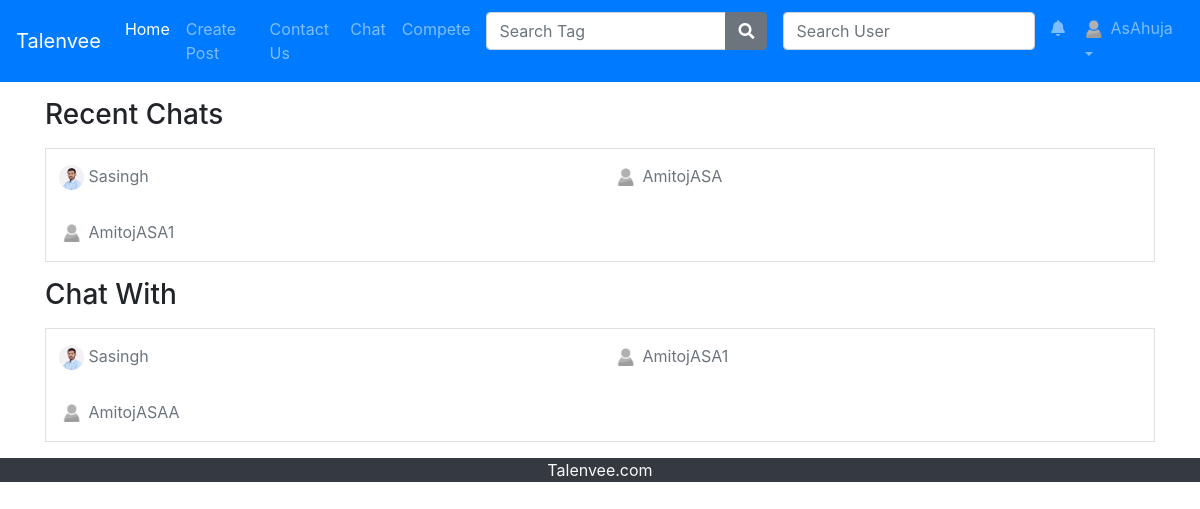
/chat.php (signed in), run on the app's committed database.
### tables this page shows
CREATE TABLE IF NOT EXISTS `userdetailstb` (
`id` int(11) NOT NULL,
  `username` varchar(500) NOT NULL,
  `firstName` varchar(100) NOT NULL,
  `lastName` varchar(100) NOT NULL,
  `emailAddress` varchar(100) NOT NULL,
  `contactNo1` varchar(15) NOT NULL,
  `country` varchar(10) NOT NULL DEFAULT 'India',
  `followers` varchar(10000) NOT NULL DEFAULT '[]',
  `following` varchar(10000) NOT NULL DEFAULT '[]',
  `posts` varchar(10000) NOT NULL DEFAULT '[]',
  `interests` varchar(10000) NOT NULL DEFAULT '[]',
  `profilepic` varchar(1000) NOT NULL DEFAULT 'no-image.jpg',
  `UserDesc` varchar(500) NOT NULL DEFAULT 'No Description'
);

CREATE TABLE IF NOT EXISTS `messages` (
`id` int(11) NOT NULL,
  `fromId` int(11) NOT NULL,
  `toId` int(11) NOT NULL,
  `message` varchar(10000) NOT NULL,
  `time` timestamp NOT NULL DEFAULT CURRENT_TIMESTAMP,
  `status` tinyint(1) NOT NULL DEFAULT '0'
);

### chatSys/chatWith.php (the view, shortened to what this page needs)
<link rel="stylesheet" href="includes/css/profile.css">
<link rel="stylesheet" href="includes/css/myprofile.css">
<?php
    $userId=$_SESSION['userid'];
    $que=mysqli_query($conn,"select * from userdetailstb where id='$userId'") or die(error_page());
    $ss=mysqli_fetch_assoc($que);
?>
<div class="container my-3 mx-auto">
    <h3>Recent Chats</h3>
    <div class="row mx-auto my-3 border">
        <?php
                $sqls=mysqli_query($conn,"select * from messages where ( toId=$userId or fromId=$userId) order by id desc") or die(error_page());
                $list=array();
                while($rss=mysqli_fetch_assoc($sqls)){
                    if($rss['fromId']==$userId){
                        $user=$rss['toId'];
                    }else{
                        $user=$rss['fromId'];
                    }
                    if(in_array($user,$list)){
                        continue;
                    }else{
                        array_push($list,$user);
                    }
                $selectQuery="select * from userdetailstb where id=$user";
                $qu = mysqli_query($conn,$selectQuery) or die(error_page());
                $qpc=mysqli_fetch_assoc($qu);
        ?>
            <a class="btn col-sm-6 text-left my-2" href="chat.php?user=<?php echo $qpc['username'];?>">
                <img class="img img-fluid rounded-circle" src="profile/profile_pics/<?php echo $qpc['profilepic'];?>" style="width:25px;height:25px;">
                <?php if($rss['status']==0 && $rss['toId']==$userId){?>
                 <span class="text-dark"><b><?php echo $qpc['username']; ?></b></span>
                <?php }else{ ?>
                    <span class="text-secondary"><?php echo $qpc['username']; ?></span>
                <?php } ?>
            </a>
        <?php
            }
        ?>
    </div>
    <h3>Chat With</h3>
    <div class="row mx-auto my-3 border">
        <?php
            $followerList=json_decode($ss['followers']);
            $followingList=json_decode($ss['following']);
            $list=array_merge($followerList, $followingList);
            $list = array_unique($list);
            foreach($list as $user){
                $selectQuery="select * from userdetailstb where id=$user";
                $qu = mysqli_query($conn,$selectQuery) or die(error_page());
                $qpc=mysqli_fetch_assoc($qu);
        ?>
            <a class="btn col-sm-6 text-left my-2" href="chat.php?user=<?php echo $qpc['username'];?>">
                <img class="img img-fluid rounded-circle" src="profile/profile_pics/<?php echo $qpc['profilepic'];?>" style="width:25px;height:25px;"> <span class="text-secondary"><?php echo $qpc['username']; ?></span>
            </a>
        <?php
            }
        ?>
    </div>
</div>

### includes/navbar.php (shortened to what this page needs)
<?php
    $mq=mysqli_query($conn,"select * from messages where toId=$uid and status=0 limit 1") or die(error_page());
    if(mysqli_num_rows($mq)){
        $chat=true;
    }else{
        $chat=false;
    }
        $noti=false;
?>
<link rel="stylesheet" href="includes/css/navbar.css">
<nav class="navbar navbar-expand-xl navbar-dark bg-primary">
  <a class="navbar-brand" href="index.php">Talenvee</a>
  <div class="collapse navbar-collapse" id="navbarSupportedContent">
    <ul class="navbar-nav mr-auto">
        <li class="nav-item active">
            <a class="nav-link" href="index.php">Home <span class="sr-only">(current)</span></a>
        </li>
        <li class="nav-item">
            <a class="nav-link" href="create.php">Create Post</a>
        </li>
        <li class="nav-item">
            <a class="nav-link" href="contactUs.php">Contact Us</a>
        </li>
        <li class="nav-item">
            <a class="nav-link<?php if($chat) echo ' activate-border border';?>" href="chat.php">Chat</a>
        </li>
        <li class="nav-item">
            <a class="nav-link" href="compete.php">Compete</a>
        </li>
    </ul>
    <ul class="navbar-nav ml-auto">
        <li class="nav-item dropdown mx-2 my-1">
            <form method="GET" action="tagsResult.php">
            <div class="input-group">
                <input type="text" class="form-control" placeholder="Search Tag" name="tag">
                <div class="input-group-append">
                    <button class="btn btn-secondary" type="submit"><i class="fa fa-search"></i></button>
                </div>
            </div>
            </form>
        </li>
        <li class="nav-item dropdown my-1 mx-2">
            <form method="POST">
                    <input class="form-control mr-sm-2" type="text" placeholder="Search User" onkeyup="searchUser(this.value)" data-toggle="dropdown">
            </form>
        </li>
        <li class="nav-item">
        <a href="notifications.php" class="nav-link<?php if($noti) echo ' activate-border border';?>"><span><i class="fas fa-bell"></i></span><span class="d-inline d-lg-none"> Notification</span></a>
        </li>
        <li class="nav-item dropdown">
        <a class="nav-link dropdown-toggle" href="#" id="navbardrop" data-toggle="dropdown">
            <img class="img img-fluid rounded-circle" src="profile/profile_pics/<?php echo $profile;?>" style="width:25px;height:25px;"> <?php echo $userName; ?>
        </a>
        </li>
    </ul>
  </div>
</nav>

### data on the page
userdetailstb: profilepic (placeholder picture), username "AsAhuja"
messages: toId.profilepic (picture), toId.username "Sasingh"
messages: fromId.profilepic (placeholder picture), fromId.username "AmitojASA"
messages: fromId.profilepic (placeholder picture), fromId.username "AmitojASA1"
userdetailstb: profilepic (picture), username "Sasingh"
userdetailstb: profilepic (placeholder picture), username "AmitojASA1"
userdetailstb: profilepic (placeholder picture), username "AmitojASAA"
